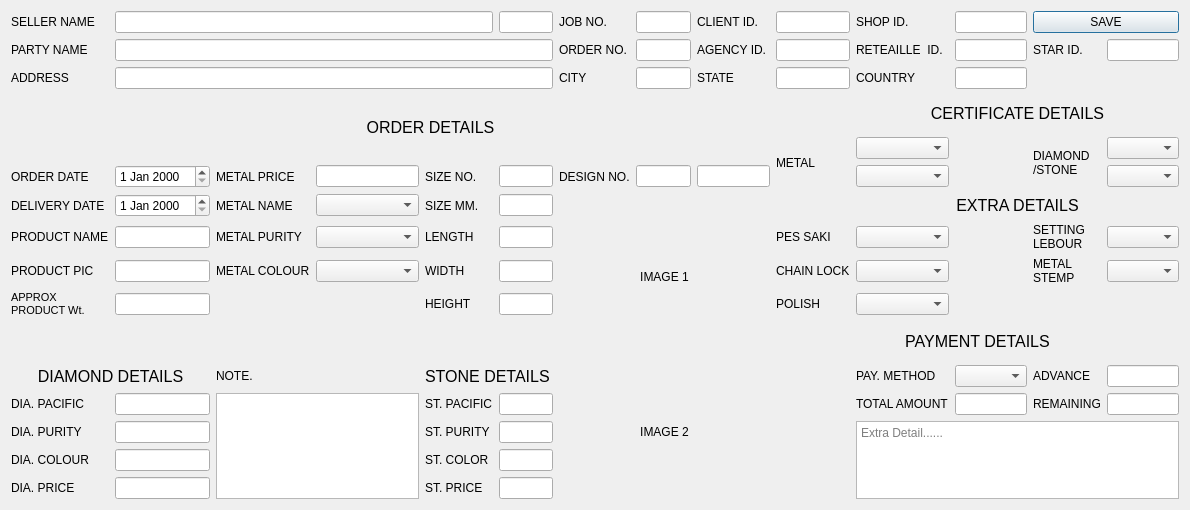
<?xml version="1.0" encoding="UTF-8"?>
<ui version="4.0">
 <class>OrderMenu</class>
 <widget class="QDialog" name="OrderMenu">
  <property name="geometry">
   <rect>
    <x>0</x>
    <y>0</y>
    <width>1190</width>
    <height>510</height>
   </rect>
  </property>
  <property name="windowTitle">
   <string>Dialog</string>
  </property>
  <layout class="QGridLayout" name="gridLayout">
   <item row="8" column="10">
    <widget class="QComboBox" name="chainLockComboBox"/>
   </item>
   <item row="5" column="1">
    <widget class="QDateEdit" name="orderDateDateEdit"/>
   </item>
   <item row="2" column="6">
    <widget class="QLabel" name="cityLabel">
     <property name="text">
      <string>CITY</string>
     </property>
    </widget>
   </item>
   <item row="6" column="1">
    <widget class="QDateEdit" name="deliveryDateDateEdit"/>
   </item>
   <item row="15" column="1">
    <widget class="QLineEdit" name="diaPriceLineEdit"/>
   </item>
   <item row="0" column="6">
    <widget class="QLabel" name="jobNoLabel">
     <property name="text">
      <string>JOB NO.</string>
     </property>
    </widget>
   </item>
   <item row="5" column="2">
    <widget class="QLabel" name="metalPriceLabel">
     <property name="text">
      <string>METAL PRICE</string>
     </property>
    </widget>
   </item>
   <item row="1" column="7">
    <widget class="QLineEdit" name="orderNoLineEdit"/>
   </item>
   <item row="1" column="11">
    <widget class="QLineEdit" name="reteailleIdLineEdit"/>
   </item>
   <item row="11" column="6" rowspan="5" colspan="3">
    <widget class="ImageClickLabel" name="imageLabel2">
     <property name="text">
      <string>IMAGE 2</string>
     </property>
     <property name="alignment">
      <set>Qt::AlignmentFlag::AlignCenter</set>
     </property>
    </widget>
   </item>
   <item row="1" column="12">
    <widget class="QLabel" name="starIdLabel">
     <property name="text">
      <string>STAR ID.</string>
     </property>
    </widget>
   </item>
   <item row="12" column="5">
    <widget class="QLineEdit" name="stPacificLineEdit"/>
   </item>
   <item row="0" column="12" colspan="2">
    <widget class="QPushButton" name="savePushButton">
     <property name="text">
      <string>SAVE</string>
     </property>
    </widget>
   </item>
   <item row="12" column="0">
    <widget class="QLabel" name="diaPacificLabel">
     <property name="text">
      <string>DIA. PACIFIC</string>
     </property>
    </widget>
   </item>
   <item row="2" column="7">
    <widget class="QLineEdit" name="cityLineEdit"/>
   </item>
   <item row="1" column="8">
    <widget class="QLabel" name="agencyIdLabel">
     <property name="text">
      <string>AGENCY ID. </string>
     </property>
    </widget>
   </item>
   <item row="9" column="5">
    <widget class="QLineEdit" name="heightLineEdit"/>
   </item>
   <item row="0" column="0">
    <widget class="QLabel" name="sellerNameLabel">
     <property name="text">
      <string>SELLER NAME</string>
     </property>
    </widget>
   </item>
   <item row="8" column="9">
    <widget class="QLabel" name="chainLockLabel">
     <property name="text">
      <string>CHAIN LOCK</string>
     </property>
    </widget>
   </item>
   <item row="8" column="0">
    <widget class="QLabel" name="productPicLabel">
     <property name="text">
      <string>PRODUCT PIC</string>
     </property>
    </widget>
   </item>
   <item row="0" column="10">
    <widget class="QLabel" name="shopIdLabel">
     <property name="text">
      <string>SHOP ID.</string>
     </property>
    </widget>
   </item>
   <item row="9" column="0">
    <widget class="QLabel" name="approxProductWtLabel">
     <property name="font">
      <font>
       <pointsize>8</pointsize>
      </font>
     </property>
     <property name="text">
      <string>APPROX 
PRODUCT Wt.</string>
     </property>
    </widget>
   </item>
   <item row="5" column="6">
    <widget class="QLabel" name="designNoLabel">
     <property name="text">
      <string>DESIGN NO.</string>
     </property>
    </widget>
   </item>
   <item row="4" column="10">
    <widget class="QComboBox" name="metalCertiNameComboBox"/>
   </item>
   <item row="6" column="10" colspan="4">
    <widget class="QLabel" name="extraDetailLabel">
     <property name="font">
      <font>
       <pointsize>12</pointsize>
      </font>
     </property>
     <property name="text">
      <string>EXTRA DETAILS</string>
     </property>
     <property name="alignment">
      <set>Qt::AlignmentFlag::AlignCenter</set>
     </property>
    </widget>
   </item>
   <item row="15" column="0">
    <widget class="QLabel" name="diaPriceLabel">
     <property name="text">
      <string>DIA. PRICE</string>
     </property>
    </widget>
   </item>
   <item row="9" column="4">
    <widget class="QLabel" name="heightLabel">
     <property name="text">
      <string>HEIGHT</string>
     </property>
    </widget>
   </item>
   <item row="7" column="5">
    <widget class="QLineEdit" name="lengthLineEdit"/>
   </item>
   <item row="9" column="10">
    <widget class="QComboBox" name="polishComboBox"/>
   </item>
   <item row="6" column="2">
    <widget class="QLabel" name="metalNameLabel">
     <property name="text">
      <string>METAL NAME</string>
     </property>
    </widget>
   </item>
   <item row="7" column="2">
    <widget class="QLabel" name="metalPurityLabel">
     <property name="text">
      <string>METAL PURITY</string>
     </property>
    </widget>
   </item>
   <item row="11" column="13">
    <widget class="QLineEdit" name="advanceLineEdit"/>
   </item>
   <item row="11" column="12">
    <widget class="QLabel" name="advanceLabel">
     <property name="text">
      <string>ADVANCE</string>
     </property>
    </widget>
   </item>
   <item row="2" column="9">
    <widget class="QLineEdit" name="stateLineEdit"/>
   </item>
   <item row="12" column="10">
    <widget class="QLabel" name="totalAmountLabel">
     <property name="text">
      <string>TOTAL AMOUNT</string>
     </property>
    </widget>
   </item>
   <item row="8" column="3">
    <widget class="QComboBox" name="metalColorComboBox"/>
   </item>
   <item row="7" column="0">
    <widget class="QLabel" name="productNameLabel">
     <property name="text">
      <string>PRODUCT NAME</string>
     </property>
    </widget>
   </item>
   <item row="6" column="3">
    <widget class="QComboBox" name="metalNameComboBox"/>
   </item>
   <item row="12" column="4">
    <widget class="QLabel" name="stPacificLabel">
     <property name="text">
      <string>ST. PACIFIC</string>
     </property>
    </widget>
   </item>
   <item row="3" column="10" colspan="4">
    <widget class="QLabel" name="certificateDetailsLabel">
     <property name="font">
      <font>
       <pointsize>12</pointsize>
      </font>
     </property>
     <property name="text">
      <string>CERTIFICATE DETAILS</string>
     </property>
     <property name="textFormat">
      <enum>Qt::TextFormat::AutoText</enum>
     </property>
     <property name="alignment">
      <set>Qt::AlignmentFlag::AlignCenter</set>
     </property>
    </widget>
   </item>
   <item row="9" column="9">
    <widget class="QLabel" name="polishLabel">
     <property name="text">
      <string>POLISH</string>
     </property>
    </widget>
   </item>
   <item row="7" column="4">
    <widget class="QLabel" name="lengthLabel">
     <property name="text">
      <string>LENGTH</string>
     </property>
    </widget>
   </item>
   <item row="0" column="7">
    <widget class="QLineEdit" name="jobNoLineEdit"/>
   </item>
   <item row="5" column="3">
    <widget class="QLineEdit" name="metalPriceLineEdit"/>
   </item>
   <item row="12" column="12">
    <widget class="QLabel" name="remainingLabel">
     <property name="text">
      <string>REMAINING</string>
     </property>
    </widget>
   </item>
   <item row="5" column="5">
    <widget class="QLineEdit" name="sizeNoLineEdit"/>
   </item>
   <item row="13" column="10" rowspan="3" colspan="4">
    <widget class="QTextEdit" name="extraNoteTextEdit">
     <property name="placeholderText">
      <string>Extra Detail......</string>
     </property>
    </widget>
   </item>
   <item row="1" column="0">
    <widget class="QLabel" name="partyNameLabel">
     <property name="text">
      <string>PARTY NAME</string>
     </property>
    </widget>
   </item>
   <item row="5" column="13">
    <widget class="QComboBox" name="diaCertiTypeComboBox"/>
   </item>
   <item row="1" column="9">
    <widget class="QLineEdit" name="agencyIdLineEdit"/>
   </item>
   <item row="6" column="0">
    <widget class="QLabel" name="deliveryDateLabel">
     <property name="text">
      <string>DELIVERY DATE</string>
     </property>
    </widget>
   </item>
   <item row="8" column="5">
    <widget class="QLineEdit" name="widthLineEdit"/>
   </item>
   <item row="5" column="10">
    <widget class="QComboBox" name="metalCertiTypeComboBox"/>
   </item>
   <item row="7" column="9">
    <widget class="QLabel" name="pesSakiLabel">
     <property name="text">
      <string>PES SAKI</string>
     </property>
    </widget>
   </item>
   <item row="5" column="8">
    <widget class="QLineEdit" name="designNoLineEdit2"/>
   </item>
   <item row="2" column="8">
    <widget class="QLabel" name="stateLabel">
     <property name="text">
      <string>STATE</string>
     </property>
    </widget>
   </item>
   <item row="2" column="10">
    <widget class="QLabel" name="countryLabel">
     <property name="text">
      <string>COUNTRY</string>
     </property>
    </widget>
   </item>
   <item row="11" column="0" colspan="2">
    <widget class="QLabel" name="diamondDetailLabel">
     <property name="font">
      <font>
       <pointsize>12</pointsize>
      </font>
     </property>
     <property name="text">
      <string>DIAMOND DETAILS</string>
     </property>
     <property name="alignment">
      <set>Qt::AlignmentFlag::AlignCenter</set>
     </property>
    </widget>
   </item>
   <item row="5" column="4">
    <widget class="QLabel" name="sizeNoLabel">
     <property name="text">
      <string>SIZE NO.</string>
     </property>
    </widget>
   </item>
   <item row="4" column="9" rowspan="2">
    <widget class="QLabel" name="metalCertiLabel">
     <property name="text">
      <string>METAL</string>
     </property>
    </widget>
   </item>
   <item row="13" column="4">
    <widget class="QLabel" name="stPurityLabel">
     <property name="text">
      <string>ST. PURITY</string>
     </property>
    </widget>
   </item>
   <item row="7" column="10">
    <widget class="QComboBox" name="pesSakiComboBox"/>
   </item>
   <item row="11" column="11">
    <widget class="QComboBox" name="payMethodComboBox"/>
   </item>
   <item row="1" column="6">
    <widget class="QLabel" name="orderNoLabel">
     <property name="text">
      <string>ORDER NO.</string>
     </property>
    </widget>
   </item>
   <item row="12" column="1">
    <widget class="QLineEdit" name="diaPacificLineEdit"/>
   </item>
   <item row="0" column="5">
    <widget class="QLineEdit" name="sellerIdLineEdit"/>
   </item>
   <item row="11" column="2">
    <widget class="QLabel" name="noteLabel">
     <property name="text">
      <string>NOTE.</string>
     </property>
    </widget>
   </item>
   <item row="14" column="0">
    <widget class="QLabel" name="diaColorLabel">
     <property name="text">
      <string>DIA. COLOUR</string>
     </property>
    </widget>
   </item>
   <item row="12" column="2" rowspan="4" colspan="2">
    <widget class="QTextEdit" name="noteTextEdit"/>
   </item>
   <item row="3" column="0" rowspan="2" colspan="10">
    <widget class="QLabel" name="orderDetailLabel">
     <property name="font">
      <font>
       <pointsize>12</pointsize>
      </font>
     </property>
     <property name="text">
      <string>ORDER DETAILS</string>
     </property>
     <property name="alignment">
      <set>Qt::AlignmentFlag::AlignCenter</set>
     </property>
    </widget>
   </item>
   <item row="13" column="1">
    <widget class="QLineEdit" name="diaPurityLineEdit"/>
   </item>
   <item row="4" column="12" rowspan="2">
    <widget class="QLabel" name="diaCertiLabel">
     <property name="text">
      <string>DIAMOND
/STONE</string>
     </property>
    </widget>
   </item>
   <item row="9" column="1">
    <widget class="QLineEdit" name="approxProductWtLineEdit"/>
   </item>
   <item row="2" column="11">
    <widget class="QLineEdit" name="countryLineEdit"/>
   </item>
   <item row="8" column="4">
    <widget class="QLabel" name="widthLabel">
     <property name="text">
      <string>WIDTH</string>
     </property>
    </widget>
   </item>
   <item row="0" column="9">
    <widget class="QLineEdit" name="clientIdLineEdit"/>
   </item>
   <item row="1" column="10">
    <widget class="QLabel" name="reteailleIdLabel">
     <property name="text">
      <string>RETEAILLE  ID.</string>
     </property>
    </widget>
   </item>
   <item row="0" column="8">
    <widget class="QLabel" name="clientIdLabel">
     <property name="text">
      <string>CLIENT ID.</string>
     </property>
    </widget>
   </item>
   <item row="8" column="2">
    <widget class="QLabel" name="metalColorLabel">
     <property name="text">
      <string>METAL COLOUR</string>
     </property>
    </widget>
   </item>
   <item row="7" column="13">
    <widget class="QComboBox" name="settingLabourComboBox"/>
   </item>
   <item row="6" column="4">
    <widget class="QLabel" name="sizeMMLabel">
     <property name="text">
      <string>SIZE MM.</string>
     </property>
    </widget>
   </item>
   <item row="8" column="13">
    <widget class="QComboBox" name="metalStempComboBox"/>
   </item>
   <item row="7" column="1">
    <widget class="QLineEdit" name="productNameLineEdit"/>
   </item>
   <item row="5" column="7">
    <widget class="QLineEdit" name="designNoLineEdit1"/>
   </item>
   <item row="6" column="5">
    <widget class="QLineEdit" name="sizeMMLineEdit"/>
   </item>
   <item row="8" column="1">
    <widget class="QLineEdit" name="productPicLineEdit"/>
   </item>
   <item row="13" column="0">
    <widget class="QLabel" name="diaPurityLabel">
     <property name="text">
      <string>DIA. PURITY</string>
     </property>
    </widget>
   </item>
   <item row="14" column="1">
    <widget class="QLineEdit" name="diaColorLineEdit"/>
   </item>
   <item row="12" column="11">
    <widget class="QLineEdit" name="totalAmountLineEdit"/>
   </item>
   <item row="4" column="13">
    <widget class="QComboBox" name="diaCertiNameComboBox"/>
   </item>
   <item row="1" column="13">
    <widget class="QLineEdit" name="starIdLineEdit"/>
   </item>
   <item row="7" column="3">
    <widget class="QComboBox" name="metalPurityComboBox"/>
   </item>
   <item row="11" column="4" colspan="2">
    <widget class="QLabel" name="stoneDetailLabel">
     <property name="font">
      <font>
       <pointsize>12</pointsize>
      </font>
     </property>
     <property name="text">
      <string>STONE DETAILS</string>
     </property>
    </widget>
   </item>
   <item row="2" column="0">
    <widget class="QLabel" name="addressLabel">
     <property name="text">
      <string>ADDRESS</string>
     </property>
    </widget>
   </item>
   <item row="11" column="10">
    <widget class="QLabel" name="payMethodLabel">
     <property name="text">
      <string>PAY. METHOD</string>
     </property>
    </widget>
   </item>
   <item row="0" column="11">
    <widget class="QLineEdit" name="shopIdLineEdit"/>
   </item>
   <item row="6" column="6" rowspan="5" colspan="3">
    <widget class="ImageClickLabel" name="imageLabel1">
     <property name="text">
      <string>IMAGE 1</string>
     </property>
     <property name="alignment">
      <set>Qt::AlignmentFlag::AlignCenter</set>
     </property>
    </widget>
   </item>
   <item row="1" column="1" colspan="5">
    <widget class="QLineEdit" name="partyNameLineEdit"/>
   </item>
   <item row="2" column="1" colspan="5">
    <widget class="QLineEdit" name="addressLineEdit"/>
   </item>
   <item row="0" column="1" colspan="4">
    <widget class="QLineEdit" name="sellerNameLineEdit">
     <property name="text">
      <string/>
     </property>
    </widget>
   </item>
   <item row="13" column="5">
    <widget class="QLineEdit" name="stPurityLineEdit"/>
   </item>
   <item row="5" column="0">
    <widget class="QLabel" name="orderDateLabel">
     <property name="text">
      <string>ORDER DATE</string>
     </property>
    </widget>
   </item>
   <item row="12" column="13">
    <widget class="QLineEdit" name="remainingLineEdit"/>
   </item>
   <item row="10" column="9" colspan="5">
    <widget class="QLabel" name="paymentDetailsLabel">
     <property name="font">
      <font>
       <pointsize>12</pointsize>
      </font>
     </property>
     <property name="text">
      <string>PAYMENT DETAILS</string>
     </property>
     <property name="alignment">
      <set>Qt::AlignmentFlag::AlignCenter</set>
     </property>
    </widget>
   </item>
   <item row="7" column="12">
    <widget class="QLabel" name="settingLabourLabel">
     <property name="text">
      <string>SETTING 
LEBOUR</string>
     </property>
    </widget>
   </item>
   <item row="8" column="12">
    <widget class="QLabel" name="metalStempLabel">
     <property name="text">
      <string>METAL 
STEMP</string>
     </property>
    </widget>
   </item>
   <item row="14" column="5">
    <widget class="QLineEdit" name="stColorLineEdit"/>
   </item>
   <item row="15" column="4">
    <widget class="QLabel" name="stPriceLabel">
     <property name="text">
      <string>ST. PRICE</string>
     </property>
    </widget>
   </item>
   <item row="14" column="4">
    <widget class="QLabel" name="stColorLabel">
     <property name="text">
      <string>ST. COLOR</string>
     </property>
    </widget>
   </item>
   <item row="15" column="5">
    <widget class="QLineEdit" name="stPriceLineEdit"/>
   </item>
  </layout>
 </widget>
 <customwidgets>
  <customwidget>
   <class>ImageClickLabel</class>
   <extends>QLabel</extends>
   <header>imageclicklabel.h</header>
  </customwidget>
 </customwidgets>
 <resources/>
 <connections/>
</ui>
